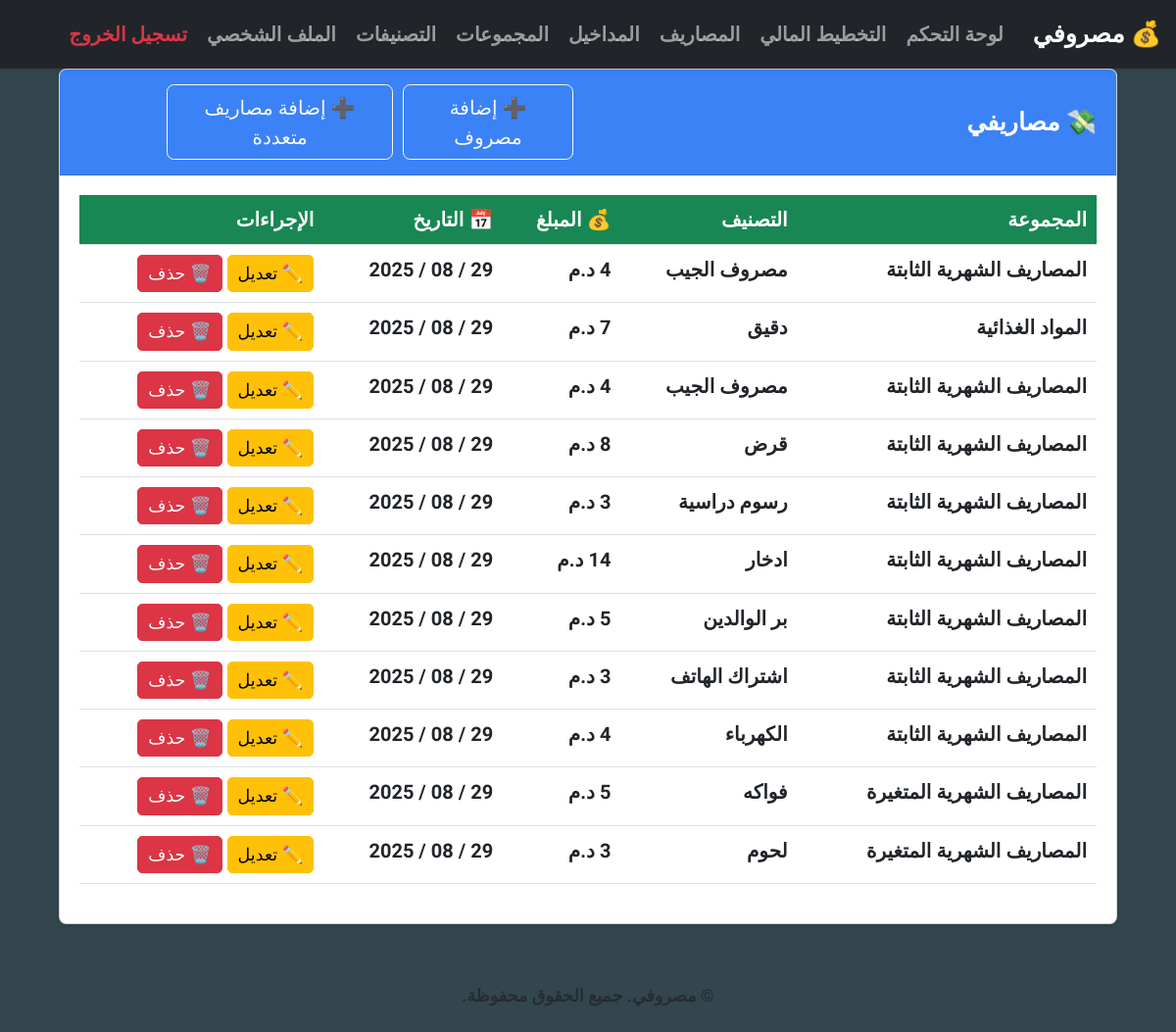
The page /expenses/ (signed in) on the database its author committed.
### expenses/models.py (models this page shows, shortened)
class Expense(models.Model):
    user = models.ForeignKey(CustomUser, on_delete=models.CASCADE)
    label = models.ForeignKey(Label, on_delete=models.CASCADE, related_name='expenses')
    date = models.DateField(default=timezone.now)
    amount = models.PositiveIntegerField()
    objects = UserScopedManager()
    class Meta:
        ordering = ['-date']

class Label(models.Model):
    user = models.ForeignKey(CustomUser, on_delete=models.CASCADE)
    group = models.ForeignKey(Group, on_delete=models.CASCADE, related_name='labels')
    name = models.CharField(max_length=100)
    expected_monthly = models.PositiveIntegerField(default=0)
    order = models.PositiveIntegerField()
    is_deleted = models.BooleanField(default=False)
    objects = UserScopedManager()
    class Meta:
        ordering = ['order']
        unique_together = ('user', 'group', 'name')

class Group(models.Model):
    user = models.ForeignKey(CustomUser, on_delete=models.CASCADE)
    name = models.CharField(max_length=100)
    order = models.PositiveIntegerField()
    is_deleted = models.BooleanField(default=False)
    code = models.CharField(max_length=50, blank=True, null=True)
    protected = models.BooleanField(default=False)
    objects = UserScopedManager()
    class Meta:
        ordering = ['order']
        unique_together = ('user', 'code')  # ensures code is unique per user

### expenses/views.py (the view)
# urls.py: path('expenses/', views.expense_list, name='expense_list'),
@login_required
def expense_list(request):
    expenses = Expense.objects.filter(user=request.user).select_related('label', 'label__group').order_by('-date')
    return render(request, 'expense/expense_list.html', {'expenses': expenses})

### expenses/templates/expense/expense_list.html (shortened to what this page needs)
{% extends 'base.html' %}
{% block content %}
<div class="container mt-2">
  <div class="card shadow-sm">
    <div class="card-header text-white " >
      <div class="row align-items-center">
        <div class="col-md-6">
          <h5 class="mb-0">💸 مصاريفي</h5>
        </div>
        <div class="col-md-5 text-end">
          <div class="d-flex  gap-2 mb-1 mt-1">
          <a href="{% url 'expense_add' %}?next={{ request.path }}" class="btn btn-outline-light">➕ إضافة مصروف</a>
 <a href="{% url 'add_expense_view' %}?next={{ request.path }}" class="btn btn-outline-light">➕  إضافة مصاريف متعددة</a>
        </div>
        </div>
      </div>
    </div>
    <div class="card-body">
      {% if expenses %}
<div class="table-responsive d-none d-md-block" dir="rtl">
  <table class="table">
    <thead class="table-light">
      <tr>
        <th>المجموعة</th>
        <th>التصنيف</th>
        <th>💰 المبلغ</th>
        <th>📅 التاريخ</th>
        <th>الإجراءات</th>
      </tr>
    </thead>
    <tbody>
      {% for expense in expenses %}
        <tr>
          <td>{{ expense.label.group.name }}</td>
          <td>{{ expense.label.name }}</td>
          <td>{{ expense.amount }} د.م</td>
          <td>{{ expense.date|date:"j / m / Y" }}</td>
          <td>
            <a href="{% url 'expense_edit' expense.id %}?next={{ request.path }}" class="btn btn-sm btn-warning">✏️ تعديل</a>
            <a href="{% url 'expense_delete' expense.id %}?next={{ request.path }}" class="btn btn-sm btn-danger">🗑️ حذف</a>
          </td>
        </tr>
      {% endfor %}
    </tbody>
  </table>
</div>
  {% else %}
    <div class="alert alert-info text-center">لا توجد مصاريف مسجلة بعد.</div>
  {% endif %}
</div>
{% endblock %}

### static/css/styles.css (style rules this page uses)
:root { --bs-primary: #0d6efd; --bs-success: #198754; --bs-danger: #dc3545; --bs-warning: #ffc107; --bs-info: #0dcaf0; --bs-light: #f8f9fa; --bs-dark: #030E18FF; --bs-secondary: #6B7280; --bs-cardheader: #3B82F6; --bs-darknavy:#192E5AFF; --app-bg: #33464EFF; }
html { font-weight: bold; font-size: 20px; }
body { direction: rtl; text-align: right; font-weight: bold; background-color: var(--app-bg); font-family: 'Tajawal', sans-serif; }
.table thead { background-color: var(--bs-primary); color: #fff; font-weight: 600; }
.table th { background-color: var(--bs-success); color: white; font-weight: bold; }
.card h2, .card h5 { font-weight: bold; }
.card { box-shadow: 0 2px 6px rgba(0,0,0,0.05); background-color: #fff; }
.card-header { background-color: var(--bs-cardheader); color: #fff; font-weight: 600; border-top-left-radius: 0.75rem; border-top-right-radius: 0.75rem; }

### rows shown on the page
Expense: label.group.name "المصاريف الشهرية الثابتة", label.name "مصروف الجيب", amount "4", date "29 / 08 / 2025"
Expense: label.group.name "المواد الغذائية", label.name "دقيق", amount "7", date "29 / 08 / 2025"
Expense: label.group.name "المصاريف الشهرية الثابتة", label.name "مصروف الجيب", amount "4", date "29 / 08 / 2025"
Expense: label.group.name "المصاريف الشهرية الثابتة", label.name "قرض", amount "8", date "29 / 08 / 2025"
Expense: label.group.name "المصاريف الشهرية الثابتة", label.name "رسوم دراسية", amount "3", date "29 / 08 / 2025"
Expense: label.group.name "المصاريف الشهرية الثابتة", label.name "ادخار", date "29 / 08 / 2025"
Expense: label.group.name "المصاريف الشهرية الثابتة", label.name "بر الوالدين", amount "5", date "29 / 08 / 2025"
Expense: label.group.name "المصاريف الشهرية الثابتة", label.name "اشتراك الهاتف", amount "3", date "29 / 08 / 2025"
Expense: label.group.name "المصاريف الشهرية الثابتة", label.name "الكهرباء", amount "4", date "29 / 08 / 2025"
Expense: label.group.name "المصاريف الشهرية المتغيرة", label.name "فواكه", amount "5", date "29 / 08 / 2025"
Expense: label.group.name "المصاريف الشهرية المتغيرة", label.name "لحوم", amount "3", date "29 / 08 / 2025"
